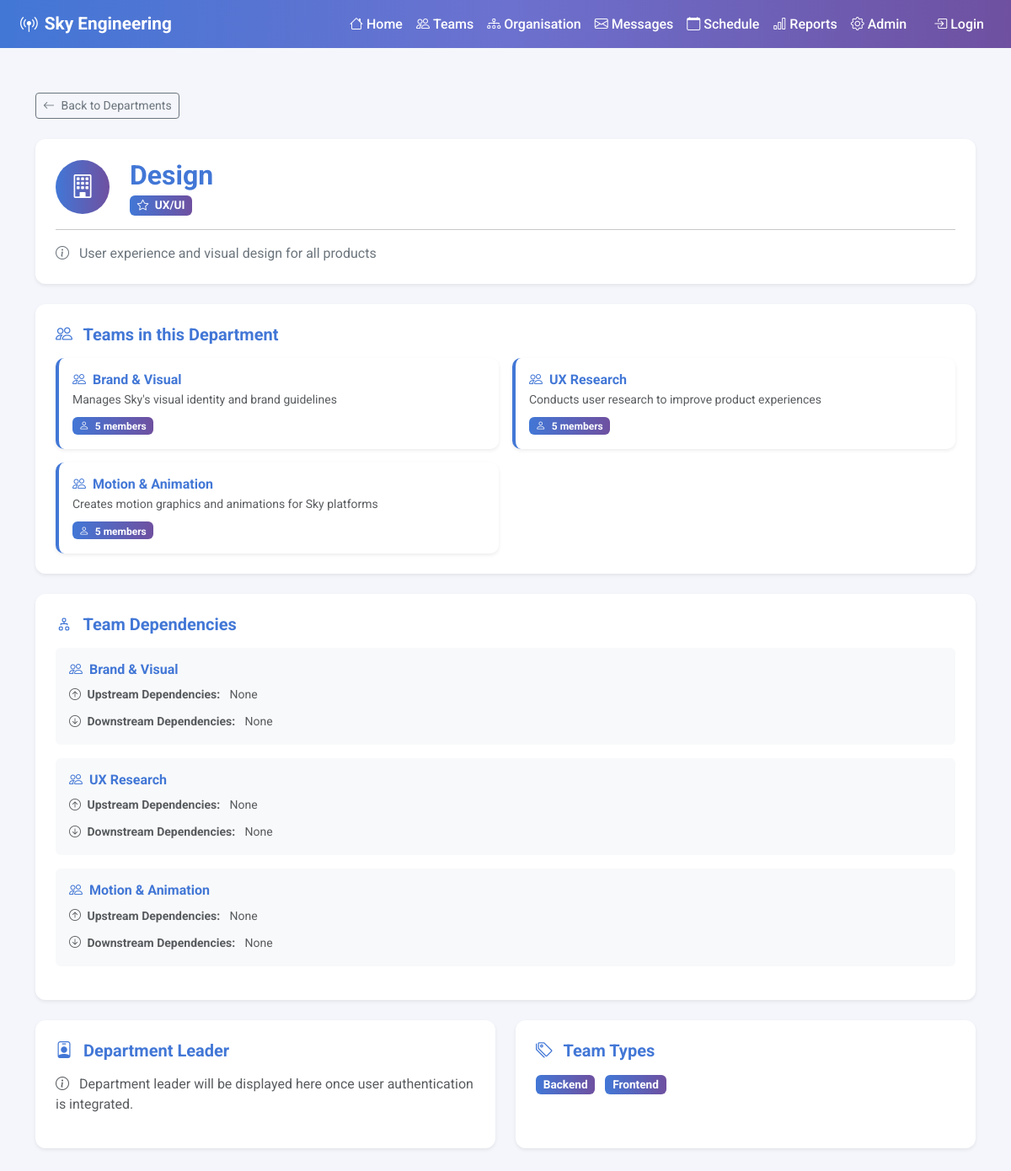
Page /departments/2/ on the committed database.
### organisation_feature/models.py (models this page shows, shortened)
class Department(models.Model):
    department_name = models.CharField(max_length=150)
    specialisation = models.CharField(max_length=200, blank=True)
    description = models.TextField(blank=True)
    class Meta:
        ordering = ['department_name']

class TeamType(models.Model):
    type_name = models.CharField(max_length=100)
    description = models.TextField(blank=True)
    class Meta:
        ordering = ['type_name']

### teams_feature/models.py (models this page shows, shortened)
class Team(models.Model):
    team_name = models.CharField(max_length=100)
    department = models.ForeignKey(
        Department, on_delete=models.CASCADE,
        related_name='teams'
    )
    manager = models.ForeignKey(
        User, on_delete=models.SET_NULL,
        null=True, blank=True,
        related_name='managed_teams'
    )
    team_type = models.ForeignKey(
        TeamType, on_delete=models.SET_NULL,
        null=True, blank=True,
        related_name='teams'
    )
    description = models.TextField(blank=True)
    purpose = models.TextField(blank=True)
    team_size = models.IntegerField(default=0)
    created_date = models.DateField(auto_now_add=True)
    is_active = models.BooleanField(default=True)

### organisation_feature/views.py (the view)
# urls.py: path('departments/<int:department_id>/', views.department_detail, name='department_detail'),
def department_detail(request, department_id):
    department = get_object_or_404(Department, id=department_id)
    teams = Team.objects.filter(department=department)
    team_types = TeamType.objects.all()
    team_dependencies = []
    for team in teams:
        upstream = UpstreamDependency.objects.filter(team=team)
        downstream = DownstreamDependency.objects.filter(team=team)
        team_dependencies.append({
            'team': team,
            'upstream': upstream,
            'downstream': downstream,
        })
    return render(request, 'organisation_feature/department_detail.html', {
        'department': department,
        'teams': teams,
        'team_types': team_types,
        'team_dependencies': team_dependencies,
    })

### organisation_feature/templates/organisation_feature/department_detail.html (shortened to what this page needs)
{% extends 'global.html' %}
{% block content %}
<div class="container-fluid">
    <div class="mb-4">
        <a href="/departments/" class="btn btn-outline-secondary btn-sm">
            <i class="bi bi-arrow-left me-1"></i> Back to Departments
        </a>
    </div>
    <div class="card border-0 shadow-sm mb-4" style="border-radius: 12px;">
        <div class="card-body p-4">
            <div class="d-flex align-items-center mb-3">
                <div class="rounded-circle d-flex align-items-center justify-content-center me-4"
                     style="width:64px; height:64px; background: linear-gradient(to right, #4277D6, #6F50A0);">
                    <i class="bi bi-building text-white fs-3"></i>
                </div>
                <div>
                    <h2 class="fw-bold mb-1" style="color: #4277D6;">
                        {{ department.department_name }}
                    </h2>
                    <span class="badge"
                          style="background: linear-gradient(to right, #4277D6, #6F50A0); font-size: 0.85rem;">
                        <i class="bi bi-star me-1"></i>
                        {{ department.specialisation|default:"No specialisation listed" }}
                    </span>
                </div>
            </div>
            <hr>
            <p class="text-secondary mb-0">
                <i class="bi bi-info-circle me-2"></i>
                {{ department.description|default:"No description available." }}
            </p>
        </div>
    </div>
    <div class="card border-0 shadow-sm mb-4" style="border-radius: 12px;">
        <div class="card-body p-4">
            <h5 class="fw-bold mb-3" style="color: #4277D6;">
                <i class="bi bi-people me-2"></i> Teams in this Department
            </h5>
            <div class="row g-3">
                {% for team in teams %}
                <div class="col-md-6">
                    <div class="card border-0 shadow-sm" style="border-radius: 10px; border-left: 4px solid #4277D6 !important;">
                        <div class="card-body p-3">
                            <h6 class="fw-bold mb-1" style="color: #4277D6;">
                                <a href="/TeamPage/" style="color: #4277D6; text-decoration: none;">
                                    <i class="bi bi-people me-1"></i> {{ team.team_name }}
                                </a>
                            </h6>
                            <p class="text-muted small mb-2">{{ team.description|default:"No description" }}</p>
                            <span class="badge" style="background: linear-gradient(to right, #4277D6, #6F50A0);">
                                <i class="bi bi-person me-1"></i> {{ team.team_size }} members
                            </span>
                        </div>
                    </div>
                </div>
                {% endfor %}
            </div>
        </div>
    </div>
    <div class="card border-0 shadow-sm mb-4" style="border-radius: 12px;">
        <div class="card-body p-4">
            <h5 class="fw-bold mb-3" style="color: #4277D6;">
                <i class="bi bi-diagram-2 me-2"></i> Team Dependencies
            </h5>
            {% for item in team_dependencies %}
            <div class="mb-3 p-3 rounded" style="background-color: #f8f9fa;">
                <h6 class="fw-bold" style="color: #4277D6;">
                    <i class="bi bi-people me-1"></i> {{ item.team.team_name }}
                </h6>
                <div class="mb-2">
                    <small class="fw-bold text-muted">
                        <i class="bi bi-arrow-up-circle me-1"></i> Upstream Dependencies:
                    </small>
                    {% if item.upstream %}
                        {% for dep in item.upstream %}
                        <span class="badge ms-2" style="background-color: #4277D6;">
                            {{ dep.upstream_team.team_name }}
                        </span>
                        {% endfor %}
                    {% else %}
                        <span class="text-muted ms-2"><small>None</small></span>
                    {% endif %}
                </div>
                <div>
                    <small class="fw-bold text-muted">
                        <i class="bi bi-arrow-down-circle me-1"></i> Downstream Dependencies:
                    </small>
                    {% if item.downstream %}
                        {% for dep in item.downstream %}
                        <span class="badge ms-2" style="background-color: #6F50A0;">
                            {{ dep.downstream_team.team_name }}
                        </span>
                        {% endfor %}
                    {% else %}
                        <span class="text-muted ms-2"><small>None</small></span>
                    {% endif %}
                </div>
            </div>
            {% empty %}
            <div class="alert alert-info">
                <i class="bi bi-info-circle me-2"></i> No dependency data available.
            </div>
            {% endfor %}
        </div>
    </div>
    <div class="row g-4">
        <div class="col-md-6">
            <div class="card border-0 shadow-sm h-100" style="border-radius: 12px;">
                <div class="card-body p-4">
                    <h5 class="fw-bold mb-3" style="color: #4277D6;">
                        <i class="bi bi-person-badge me-2"></i> Department Leader
                    </h5>
                    <p class="text-muted">
                        <i class="bi bi-info-circle me-2"></i>
                        Department leader will be displayed here once user authentication is integrated.
                    </p>
                </div>
            </div>
        </div>
        <div class="col-md-6">
            <div class="card border-0 shadow-sm h-100" style="border-radius: 12px;">
                <div class="card-body p-4">
                    <h5 class="fw-bold mb-3" style="color: #4277D6;">
                        <i class="bi bi-tags me-2"></i> Team Types
                    </h5>
                    {% for team_type in team_types %}
                    <span class="badge me-2 mb-2"
                          style="background: linear-gradient(to right, #4277D6, #6F50A0); font-size: 0.85rem;">
                        {{ team_type.type_name }}
                    </span>
                    {% empty %}
                    <p class="text-muted">No team types defined yet.</p>
                    {% endfor %}
                </div>
            </div>
        </div>
    </div>
</div>
{% endblock %}

### templates/global.html (style rules this page uses)
:root { --sky-blue: #4277d6; --sky-purple: #6c71cf; --sky-dark-purple: #6f50a0; }
body { font-family: "Roboto", sans-serif; background-color: #f4f6fb; }

### rows in the picture
Department: department_name "Design", specialisation "UX/UI", description "User experience and visual design for all products"
Team: team_name "Brand & Visual", description "Manages Sky's visual identity and brand guidelines", team_size "5", team.team_name "Brand & Visual"
Team: team_name "UX Research", description "Conducts user research to improve product experiences", team_size "5", team.team_name "UX Research"
Team: team_name "Motion & Animation", description "Creates motion graphics and animations for Sky platforms", team_size "5", team.team_name "Motion & Animation"
TeamType: type_name "Backend"
TeamType: type_name "Frontend"
